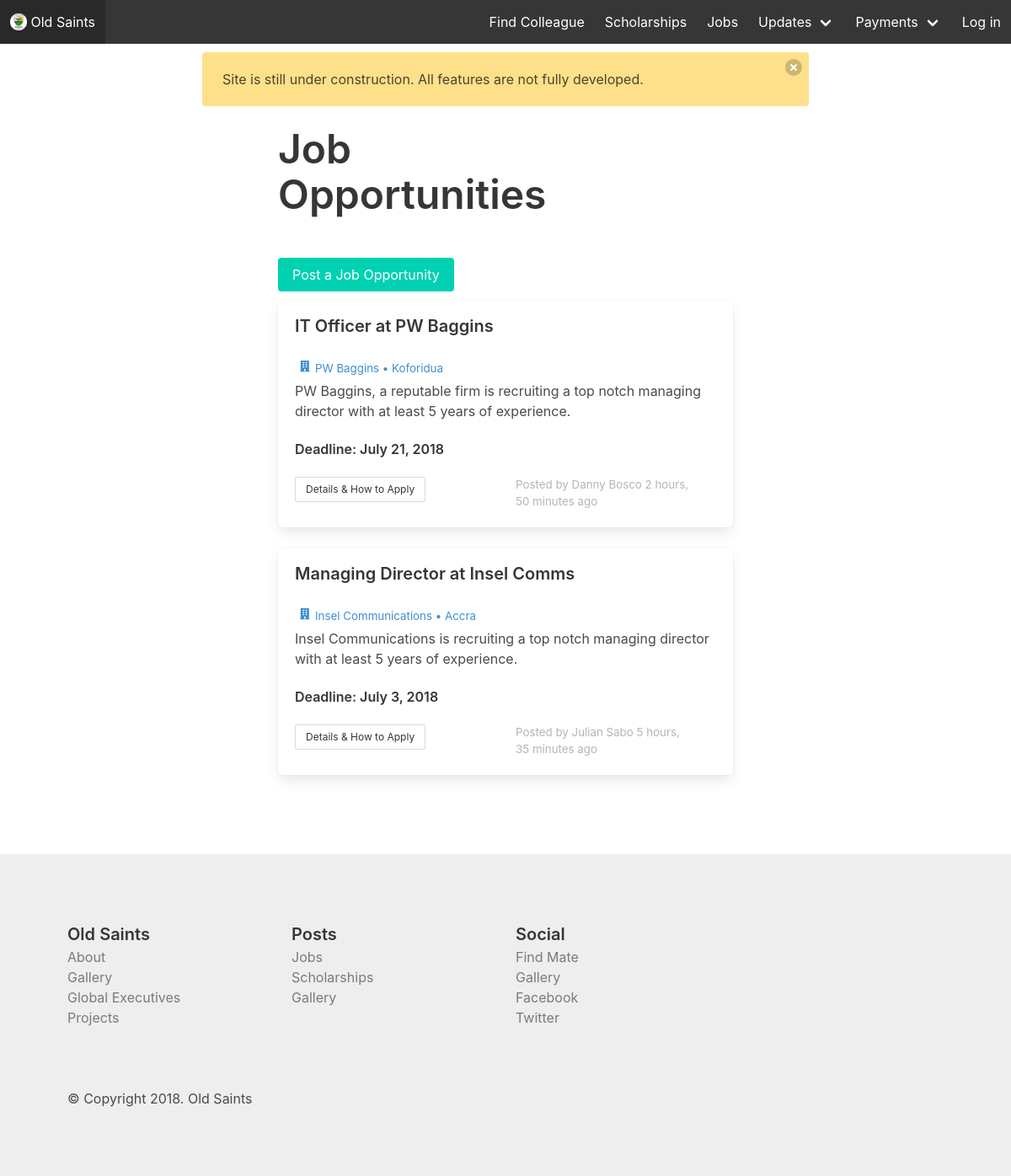
Screenshot of /jobs/ with the database file from the repository.
### web/models.py (models this page shows, shortened)
class Job(models.Model):
    post_title = models.CharField(max_length=70)
    position = models.CharField(max_length=70)
    short_description = models.CharField(max_length=250)
    job_description = models.TextField()
    salary_range = models.CharField(max_length=60)
    location = models.CharField(max_length=70)
    company = models.CharField(max_length=70)
    how_to_apply = models.CharField(max_length=70)
    date_added = models.DateTimeField(auto_now_add=True)
    qualifications = models.CharField(max_length=100)
    deadline = models.DateField()
    posted_by = models.ForeignKey(Alumnum, related_name="jobs", on_delete=models.CASCADE)
    class Meta:
        ordering = ('-date_added', )

class Alumnum(models.Model):
    user = models.OneToOneField(User, related_name="alumnum", on_delete=models.CASCADE)
    mobile = models.CharField(max_length=17)
    telephone = models.CharField(max_length=17, blank=True)
    whatsapp = models.CharField(max_length=17, blank=True)
    facebook = models.CharField(max_length=100, blank=True)
    twitter = models.CharField(max_length=100, blank=True)
    instagram = models.CharField(max_length=100, blank=True)
    address_line_1 = models.CharField(max_length=50)
    address_line_2 = models.CharField(max_length=50)
    year_of_completion = models.IntegerField()
    exam_type = models.CharField(max_length=20) # o/a level, sss, wassce
    house = models.ForeignKey(House, related_name="alumni", on_delete=models.CASCADE)
    chapter = models.ForeignKey(Chapter, related_name="alumni", on_delete=models.CASCADE)
    member_id = models.CharField(max_length=20)
    profession = models.CharField(max_length=100)
    nickname = models.CharField(max_length=70, blank=True)
    reference_1 = models.TextField(blank=True)
    reference_2 = models.TextField(blank=True)
    verified = models.BooleanField(default=False)
    class Meta:
        verbose_name_plural = "Alumni"
    def __str__(self):
        return self.user.get_full_name()

### web/views.py (the view)
# urls.py: url(r'^jobs/$', views.jobs, name="jobs"),
def jobs(request):
    context = {
        "jobs": Job.objects.all()
    }
    return render(request, "web/jobs.html", context)

### web/templates/web/jobs.html
{% extends "web/base.html" %} {% block main_title %} Jobs {% endblock main_title %} {% block content %}
<div class="container centered-div">
    <div style="margin-top: 10px;">
        <p class="is-1 title" style="margin-bottom: 1em;">
            Job <br>Opportunities
        </p>
        <a href="{% url 'web:create_job_post' %}" class="button is-primary">Post a Job Opportunity</a>
    </div>
    {% for job in jobs %}
    <div class="box" style="margin-top: 10px;">
        <h5 class="is-5 title">{{ job.post_title }}</h5>
        <p style="font-size: 10pt; margin-bottom: 5px;" class="has-text-info">
            <span class="icon">
                <i class="fas fa-building"></i>
            </span>{{ job.company }} &bull; {{ job.location }}</p>
        <p>{{ job.short_description }}</p>
        <br>
        <p class="is-6 title">Deadline: {{job.deadline}}</p>
        <div class="columns">
            <div class="column">
                <a class="button is-small" href="{% url 'web:job_detail' job.id %}">Details &amp; How to Apply</a>
            </div>
            <div class="column">
                <p class="has-text-grey-light" style="font-size: 10pt;">Posted by {{job.posted_by}} {{job.date_added|timesince}} ago</p>
            </div>
        </div>
    </div>
    {% endfor %}
</div>
{% endblock content %}

### web/static/web/css/main.css (style rules this page uses)
.centered-div { width: 45%; margin-left: auto; margin-right: auto; }

### rows the page displays
Job: post_title "IT Officer at PW Baggins", company "PW Baggins", location "Koforidua", short_description "PW Baggins, a reputable firm is recruiting a top notch managing director with at least 5 years of experience.", deadline "July 21, 2018", posted_by "Danny Bosco", date_added "2 hours, 50 minutes"
Job: post_title "Managing Director at Insel Comms", company "Insel Communications", location "Accra", short_description "Insel Communications is recruiting a top notch managing director with at least 5 years of experience.", deadline "July 3, 2018", posted_by "Julian Sabo", date_added "5 hours, 35 minutes"
